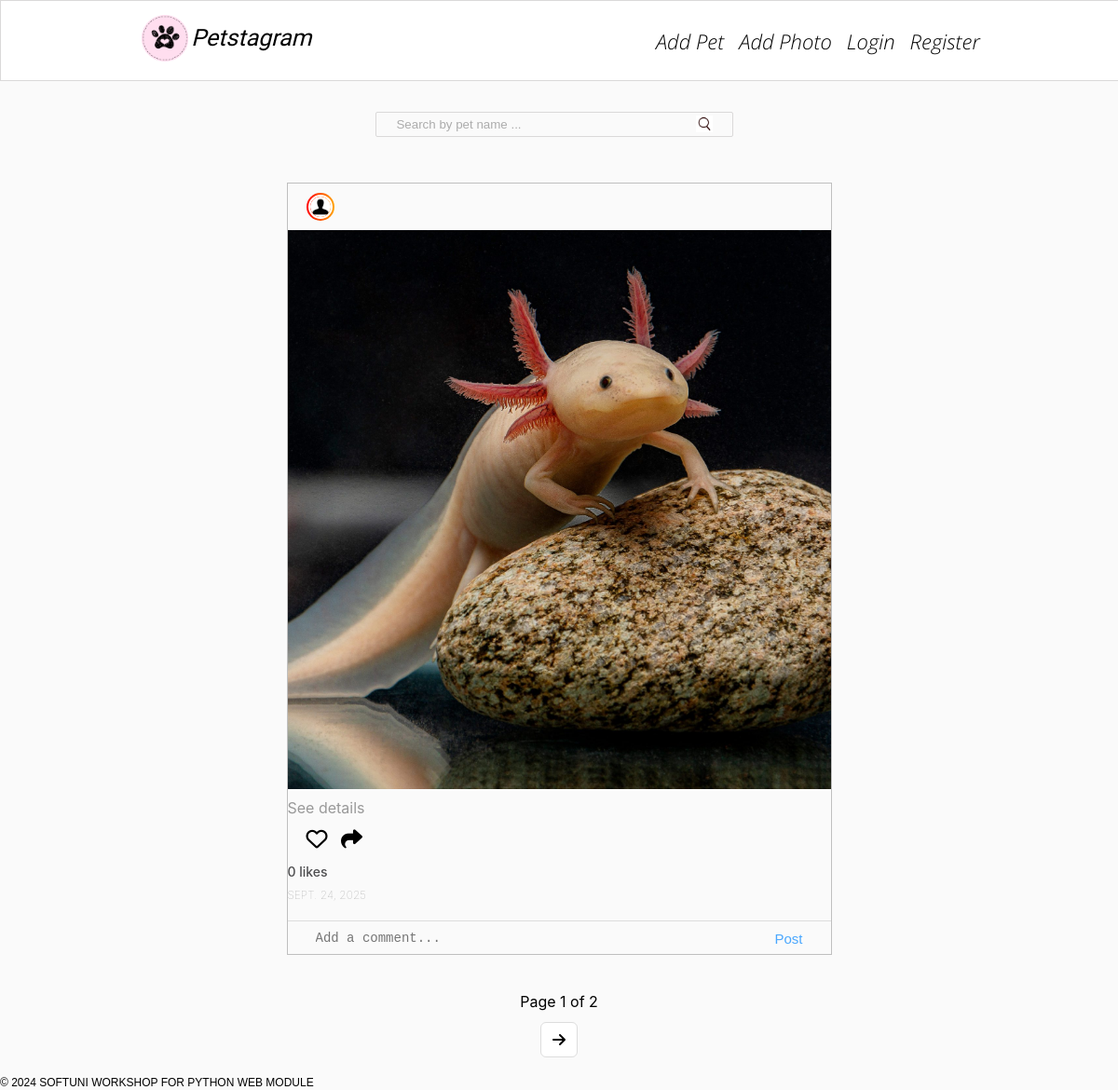
The app's page /, older data.
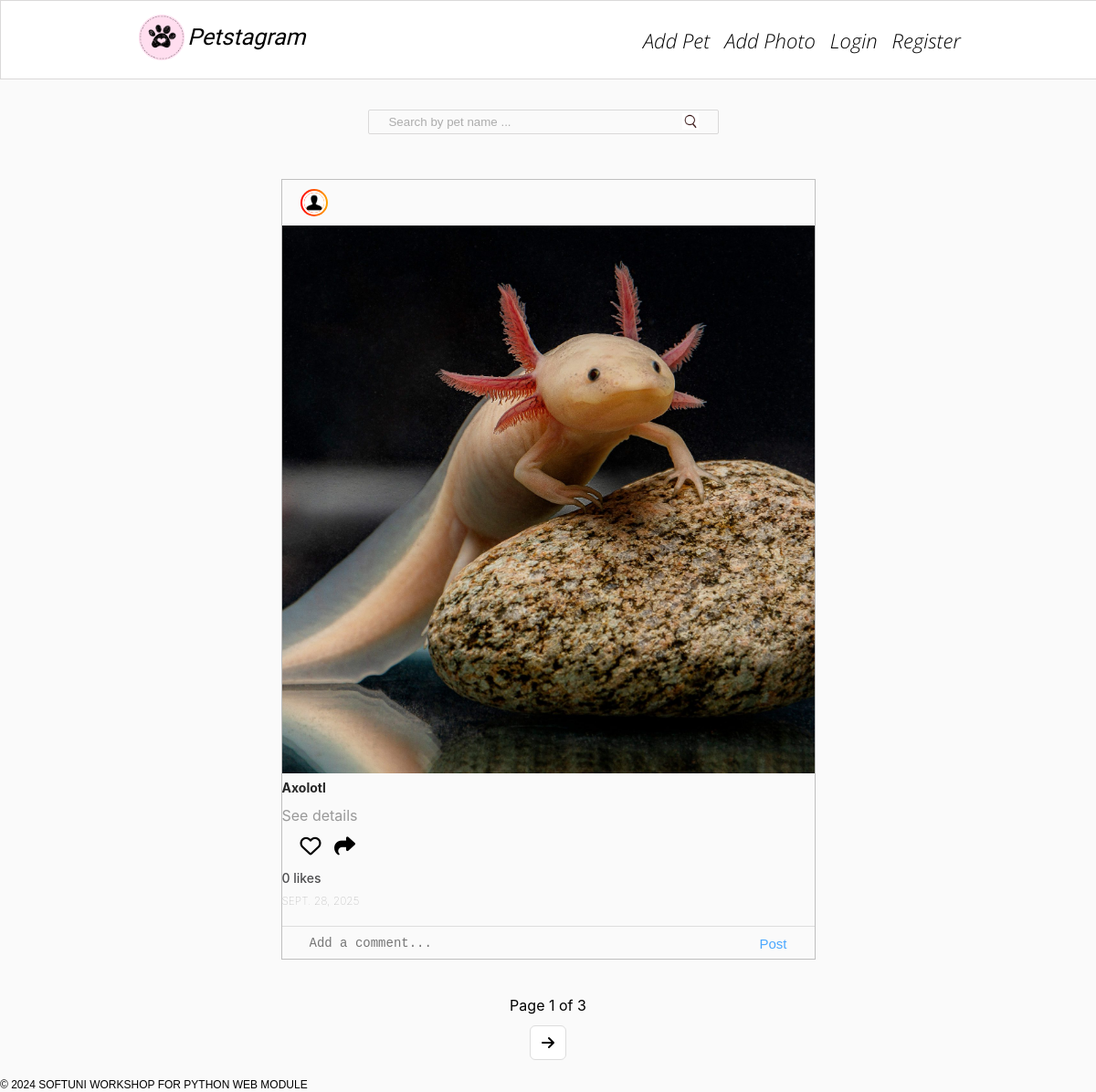
The same page, newer data.
### petstagram/photos/models.py (models this page shows)
class Photo(models.Model):
    photo = models.ImageField(
        upload_to='photos/',
        validators=(validate_file_size,),
        blank=True,
        null=True,
    )
    description = models.TextField(
        max_length=300,
        validators=(MinLengthValidator(10),),
        blank=True,
        null=True,
    )
    location = models.CharField(max_length=30, blank=True, null=True)
    tagged_pets = models.ManyToManyField(Pet, blank=True)
    date_of_publication = models.DateField(auto_now=True)
    user = models.ForeignKey(
        UserModel,
        on_delete=models.CASCADE,
    )

### petstagram/pets/models.py (models this page shows, shortened)
class Pet(models.Model):
    name = models.CharField(max_length=30)
    personal_photo = models.URLField()
    date_of_birth = models.DateField(blank=True, null=True)
    slug = models.SlugField(
        unique=True,
        null=False,
        blank=True,
        editable=False,
    )
    user = models.ForeignKey(
        UserModel,
        on_delete=models.CASCADE,
    )

### petstagram/common/views.py (the view)
# urls.py: path('', views.HomePageView.as_view(), name='home'),
class HomePageView(ListView):
    model = Photo
    template_name = 'common/home-page.html'
    context_object_name = 'all_photos'
    paginate_by = 1
    def get_context_data(self, **kwargs):
        context = super().get_context_data(**kwargs)
        context['comment_form'] = CommentForm()
        context['search_form'] = SearchForm(self.request.GET)
        return context
    def get_queryset(self):
        queryset = super().get_queryset()
        pet_name = self.request.GET.get('pet_name')
        if pet_name:
            queryset = queryset.filter(tagged_pets__name__icontains=pet_name)
        return queryset

### petstagram/common/forms.py
class CommentForm(forms.ModelForm):
    class Meta:
        model = Comment
        fields = ['text']
        widgets = {
            'text': forms.Textarea(attrs={'placeholder': 'Add a comment...'}),
        }

class SearchForm(forms.Form):
    pet_name = forms.CharField(
        required=False,
        widget=forms.TextInput(attrs={'placeholder': 'Search by pet name ...'})
    )

### templates/common/home-page.html (shortened to what this page needs)
{% extends 'base.html' %}
{% load static %}
{% block content %}
<div class="container">
  <div class="col-9">
    <form class="searchbar" method="get">
      {{ search_form }}
    </form>
    {% include 'common/pet-posts.html' %}
    <div class="pagination">
      <span class="current">
        Page {{ page_obj.number }} of {{ page_obj.paginator.num_pages }}
      </span>
      <span class="step-links-buttons">
        {% if page_obj.has_previous and page_obj.has_next %}
          <a href="?page={{ page_obj.previous_page_number }}">
            <i class="fa-solid fa-arrow-left"></i>
          </a>
          <a href="?page={{ page_obj.next_page_number }}">
            <i class="fa-solid fa-arrow-right"></i>
          </a>
        {% elif page_obj.has_previous %}
          <a href="?page={{ page_obj.previous_page_number }}">
            <i class="fa-solid fa-arrow-left"></i>
          </a>
        {% elif page_obj.has_next %}
          <a href="?page={{ page_obj.next_page_number }}">
            <i class="fa-solid fa-arrow-right"></i>
          </a>
        {% endif %}
      </span>
    </div>
  </div>
</div>
{% endblock %}

### templates/base.html (shortened to what this page needs)
{% load static %}
<!DOCTYPE html>
<html lang="en">
<head>
    <link rel="stylesheet" href="{% static 'css/styles.css' %}">
    <link rel="stylesheet" href="https://cdnjs.cloudflare.com/ajax/libs/font-awesome/6.5.1/css/all.min.css"
 />
</head>
<body>
    <header>
        <nav class="navbar">
            <div class="container">
                <div class="logo">
                    <a href="{% url 'home' %}">
                        <img width="50px" src="{% static 'images/free-30-instagram-stories-icons23_122570.png' %}" alt="img1">
                    </a>
                    <a class="home" href="{% url 'home' %}">
                        <i>Petstagram</i>
                    </a>
                </div>
                <div class="nav-links">
                    <ul class="nav-group">
                        <li class="nav-item">
                            <a href="{% url 'pet-add' %}">
                                <i>Add Pet</i>
                            </a>
                        </li>
                        <li class="nav-item">
                            <a href="{% url 'photo-add' %}">
                                <i>Add Photo</i>
                            </a>
                        </li>
                        {% if request.user.is_authenticated %}
                            <li class="nav-item">
                                <a href="{% url 'profile-details' request.user.pk %}">
                                    <i>Profile</i>
                                </a>
                            </li>
                            <li class="nav-item">
                                <form method="post" action="{% url 'logout' %}">
                                    {% csrf_token %}
                                    <button class="button" type="submit">
                                        <i>Logout</i>
                                    </button>
                                </form>
                            </li>
                        {% else %}
                            <li class="nav-item">
                                <a href="{% url 'login' %}">
                                    <i>Login</i>
                                </a>
                            </li>
                            <li class="nav-item">
                                <a href="{% url 'register' %}">
                                    <i>Register</i>
                                </a>
                            </li>
                        {% endif %}
                    </ul>
                </div>
            </div>
        </nav>
    </header>
    <main>
        {% block content %}
        {% endblock %}
    </main>
    <footer class="footer">
        <span class="footer-section">
            © 2024 SOFTUNI WORKSHOP FOR PYTHON WEB MODULE
        </span>
    </footer>
</body>
</html>

### templates/common/pet-posts.html (shortened to what this page needs)
{% load static %}
{% for photo in all_photos %}
<div class="card">
  <article class="post" id="photo-{{ photo.id }}">
    <div class="top">
      <div class="userDetails">
        <a href="{% url 'profile-details' photo.user.pk %}">
          <div class="profilepic">
            <div class="profile_img">
              <div class="image">
                {% if photo.user.profile.profile_picture %}
                <img src="{{ photo.user.profile.profile_picture }}" alt="profile picture">
                {% else %}
                <img src="{% static 'images/person.png' %}" alt="profile picture">
                {% endif %}
              </div>
            </div>
          </div>
        </a>
      </div>
    </div>
    <div class="imgBx">
      {% if photo.photo %}
      <img src="{{ photo.photo.url }}" alt="post" class="cover">
      {% else %}
      <img src="{% static 'images/no_posts.png' %}" alt="no photo" class="cover">
      {% endif %}
    </div>
    <div class="taggedPets">
      {% for pet in photo.tagged_pets.all %}
      <a href="{% url 'pet-details' pet.user.profile.get_profile_name|lower pet.slug %}">
        <p class="message"><b>{{ pet.name }}</b></p>
      </a>
      {% endfor %}
    </div>
    <a class="detailsLink" href="{% url 'photo-details' photo.pk %}">
      <h4 class="details">See details</h4>
    </a>
    <div class="bottom">
      <div class="actionBtns">
        <div class="left">
          <span class="heart">
            <a href="{% url 'like' photo.id %}">
              {% if photo.like_set.count %}
              <i class="fa-solid fa-heart" style="color:#ed4040;"></i>
              {% else %}
              <i class="fa-regular fa-heart"></i>
              {% endif %}
            </a>
          </span>
          <a class="share" href="{% url 'share' photo.id %}">
            <i class="fa-solid fa-share"></i>
          </a>
        </div>
      </div>
    </div>
    <span class="likes">{{ photo.like_set.count }} likes</span>
    <h5 class="postTime">{{ photo.date_of_publication }}</h5>
    <div class="addComments">
      <form action="{% url 'comment' photo.id %}" method="post">
        {{ comment_form }}
        <button type="submit">Post</button>
      </form>
    </div>
  </article>
</div>
{% endfor %}

### static/css/photoDetails.css (style rules this page uses)
.userDetails a { color: initial; }

### static/css/profile.css (style rules this page uses)
.profile_img img { width: 175px; height: 175px; margin-top: 10px; border-radius: 50%; object-fit: cover; }
.pagination { display: flex; justify-content: center; margin-top: 20px; margin-bottom: 20px; }

Row changes from the older to the newer data that the page shows:
changed Photo: date_of_publication "SEPT. 24, 2025" → "SEPT. 28, 2025"
added Pet: name "Axolotl"
Text that changed along with them:
{{ page_obj.paginator.num_pages }}: "2" → "3"
